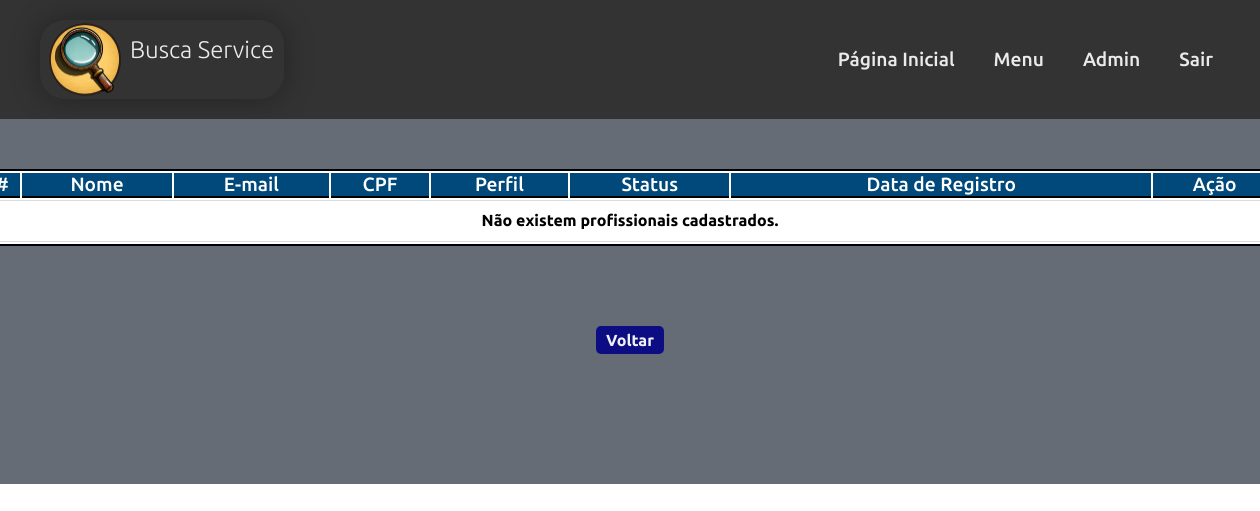
Page /app/views/usuario_admin_listprocopy.php (signed in) on the earlier database version.
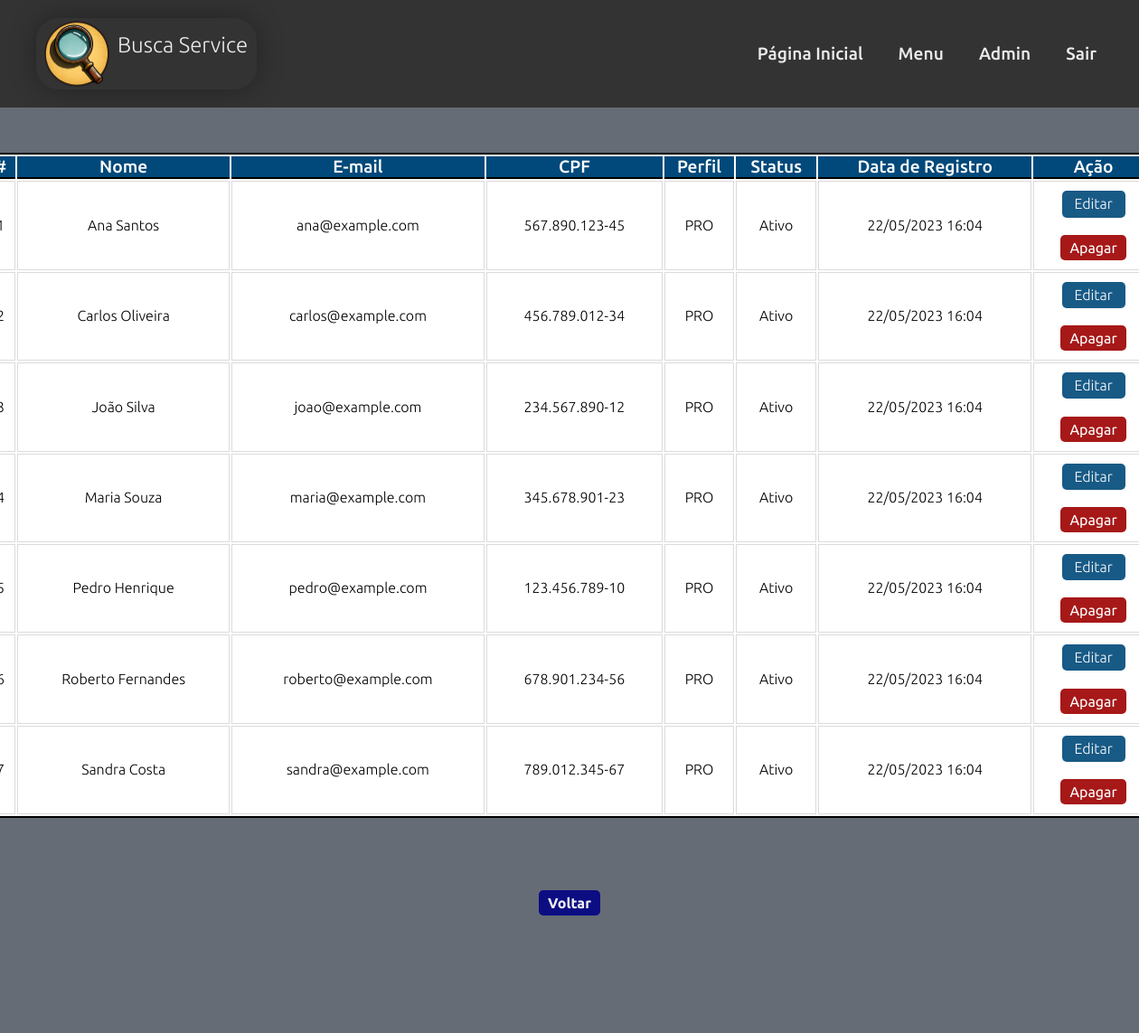
Same page on the later database version.
### tables this page shows
CREATE TABLE IF NOT EXISTS profissional(
  idpro INT(11) NOT NULL AUTO_INCREMENT,
  nome VARCHAR(45) NOT NULL,
  email VARCHAR(255) NOT NULL,
  senha VARCHAR(60) NOT NULL,
  cpf VARCHAR(14) NOT NULL,
  telefone VARCHAR(18) NOT NULL,
  telefone2 VARCHAR(18) NULL DEFAULT NULL,
  cep VARCHAR(9) NOT NULL,
  estado VARCHAR(45) NOT NULL,
  cidade VARCHAR(45) NOT NULL,
  bairro VARCHAR(45) NOT NULL,
  titulo VARCHAR(100) NOT NULL,
  descricaonegocio TEXT NOT NULL,
  fotoprin BLOB NOT NULL,
  fotosec BLOB NULL DEFAULT NULL,
  fotosec2 BLOB NULL DEFAULT NULL,
  perfil VARCHAR(3) NOT NULL DEFAULT 'PRO' COMMENT 'ADM=Administrador\\nPRO=Profissional\\nCLI=Cliente',
  status TINYINT(1) NOT NULL DEFAULT 1 COMMENT '\"0\" = Inativo / \"1\" = Ativo',
  dataregpro DATETIME NOT NULL DEFAULT CURRENT_TIMESTAMP(),
  PRIMARY KEY (idpro)
  );

### app/views/usuario_admin_listprocopy.php (the view, shortened to what this page needs)
<?php
require_once 'layouts/site/header.php';
$dbh = Conexao::getInstance();
$query = "SELECT * FROM `busca_service`.`profissional` ORDER BY perfil, nome";
$stmt = $dbh->prepare($query);
$stmt->execute();
$rows = $stmt->fetchAll(PDO::FETCH_ASSOC);
?>
<body>
    <?php require_once 'layouts/admin/menu.php'; ?>
    <main class="bg_form">
        <div class="main_opc">
            <div class="main_stage">
                <div class="main_stage_content">
                    <article>
                        <header>
                            <table border="0" width="1300px" class="table">
                                <tr>
                                    <th>#</th>
                                    <th>Nome</th>
                                    <th>E-mail</th>
                                    <th>CPF</th>
                                    <th>Perfil</th>
                                    <th>Status</th>
                                    <th>Data de Registro</th>
                                    <th>Ação</th>
                                </tr>
                                <?php
                                if ($rows) {
                                    $count = 1;
                                    foreach ($rows as $row) { ?>
                                        <tr>
                                            <td><?= $count ?></td>
                                            <td><?= $row['nome'] ?></td>
                                            <td><?= $row['email'] ?></td>
                                            <td><?= $row['cpf'] ?></td>
                                            <td><?= $row['perfil'] ?></td>
                                            <td><?= ($row['status'] == '1' ? 'Ativo' : 'Inativo') ?></td>
                                            <td><?= date('d/m/Y H:i', strtotime($row['dataregpro'])) ?></td>
                                            <td>
                                                <a href="usuario_admin_updpro.php?idpro=<?= $row['idpro'] ?>" class="btn" id="edit">Editar</a>
                                                <form action="" method="post">
                                                    <button class="btn" name="botao" id="delete" value="deletar" onclick="return confirm('Deseja excluir o profissional?');">Apagar</button>
                                                </form>
                                            </td>
                                        </tr>
                                    <?php $count++;
                                    }
                                } else { ?>
                                    <tr>
                                        <td colspan="8"><strong>Não existem profissionais cadastrados.</strong></td>
                                    </tr>
                                <?php } ?>
                            </table>
                        </header>
                    </article>
                    <article>
                        <header>
                            <h2><a href="gerenciamento_admin_list.php" class="btn_volta">Voltar</a></h2>
                        </header>
                    </article>
                </div>
            </div>
    </main>
</body>
</html>

### app/views/layouts/site/header.php (shortened to what this page needs)
<!DOCTYPE html>
<html lang="pt-br">
<head>
    <link rel="stylesheet" href="assets/css/boot.css" type="text/css">
    <link rel="stylesheet" href="assets/css/style.css" type="text/css">
    <link rel="stylesheet" href="assets/css/fonticon.css" type="text/css">
    <link rel="stylesheet" href="assets/css/login.css" type="text/css">
    <link rel="stylesheet" href="assets/css/lista.css" type="text/css">
    <link rel="stylesheet" href="assets/css/formulario.css" type="text/css">
    <link rel="stylesheet" href="assets/css/footer_links.css" type="text/css">
    <link rel="stylesheet" href="assets/css/contato.css" type="text/css">
    <link rel="stylesheet" href="assets/css/resultado.css" type="text/css">
    <link rel="stylesheet" href="assets/css/perfil_cli.css" type="text/css">
    <link href="assets/css/modal.css" rel="stylesheet">
</head>
<body>

### app/views/layouts/admin/menu.php (shortened to what this page needs)
<!DOCTYPE html>
<html lang="pt-br">
<head>
    <link rel="stylesheet" href="assets/css/boot.css" type="text/css">
    <link rel="stylesheet" href="assets/css/style.css" type="text/css">
    <link rel="stylesheet" href="assets/css/fonticon.css" type="text/css">
    <link rel="stylesheet" href="assets/css/login.css" type="text/css">
    <link rel="stylesheet" href="assets/css/lista.css" type="text/css">
    <link rel="stylesheet" href="assets/css/formulario.css" type="text/css">
    <link href="assets/css/modal.css" rel="stylesheet">
</head>
<body>
    <section>
        <header class="navbar">
            <div class="main-navbar">
                <a class="main-navbar-logo-nome" href="index.php">
                    <img class="imagem " src="assets/img/logo.png" alt="Busca Service" title="Busca Service" width="80">
                    <h1 class="nomesite">Busca Service</h1>
                </a>
                <nav>
    <ul class="navmenu">
        <li><a href="index.php">Página Inicial</a></li>
        <?php
        if (isset($_SESSION['usuario']) && $_SESSION['usuario']['perfil'] == 'ADM') {
            echo "<li><a href='usuario_admin.php'>Menu</a></li>";
            $nomeConta = $_SESSION['usuario']['nome'];
            echo "<li><a href='usuario_admin.php'>$nomeConta</a></li>";
            echo "<li><a href='logout.php'>Sair</a></li>";
        }
        ?>
    </ul>
</nav>
            </div>
        </header>
    </section>

### app/views/assets/css/boot.css (style rules this page uses)
* { padding: 0; margin: 0; box-sizing: border-box; text-decoration: none; font-size: 1em; font-family: 'Ubuntu', sans-serif; }

### app/views/assets/css/style.css (style rules this page uses)
html { height: 100%; min-height: 100%; }
body { display: flex; flex-direction: column; min-height: 100%; }
.main-navbar { display: flex; justify-content: space-between; padding: 20px 40px; background-color: #333333; align-items: center; flex-direction: row; flex-wrap: wrap; gap: 30px; }
.main-navbar-logo-nome { display: flex; align-items: center; text-decoration: none; color: #ebebeb; border-radius: 25px; -webkit-box-shadow: 0px 0px 31px 0px rgba(0, 0, 0, 0.33); -moz-box-shadow: 0px 0px 31px 0px rgba(0, 0, 0, 0.33); box-shadow: 0px 0px 31px 0px rgba(0, 0, 0, 0.33); transition: transform 0.3s ease; }
.nomesite { font-size: 1.5em; font-weight: 300; margin-right: 10px; }
.imagem { border: 0px solid black; margin-right: 5px; margin-left: 5px; }
.navmenu { list-style: none; display: flex; gap: 25px; font-weight: 500; }
.navmenu li { display: flex; align-items: center; }
.navmenu a { font-size: 1.2em; text-decoration: none; color: #ebebeb; padding: 7px; border-radius: 5px; transition: all 0.5s ease; }

### app/views/assets/css/lista.css (style rules this page uses)
.main_stage { width: 100%; }
.main_stage .main_stage_content { display: flex; max-width: 1300px; margin: 30px auto; display: flex; flex-wrap: wrap; padding: 20px 0; flex-basis: 100%; text-align: center; font-weight: 300; justify-content: center; }
.table { border: 2px solid black; background-color: #fff; }
.table tr th { font-weight: 500; font-size: 1.2em; background-color: rgb(0, 73, 122); color: #fff; border-bottom: 2px solid black; }
.table td { padding-bottom: 10px; padding-top: 10px; padding-left: 5px; padding-right: 5px; line-height: 1.2; border: 1px solid #dbdbdb; border-top: 1px solid #dbdbdb; background-color: #fff; }
.btn { margin: 0 auto; border-radius: 5px; border: none; color: #fff; padding: 5px 10px; opacity: 0.9; display: flex; align-items: center; }
#edit { display: flex; justify-content: center; background-color: rgb(0, 73, 122); width: 70px; }
#delete { background-color: rgb(158, 0, 0); }
.btn_volta { margin: 10vh auto; background-color: rgb(3, 3, 133); border-radius: 5px; border: none; color: #fff; padding: 5px 10px; opacity: 0.9; display: flex; align-items: center; }

### app/views/assets/css/formulario.css (style rules this page uses)
.bg_form { background-color: #656c75; }

### app/views/assets/css/perfil_cli.css (style rules this page uses)
h1 { font-size: 24px; margin-bottom: 20px; }

Differences in the rows shown:
added profissional: nome "Ana Santos", email "ana@example.com", cpf "567.890.123-45", perfil "PRO", status "Ativo", dataregpro "22/05/2023 16:04"
added profissional: nome "Carlos Oliveira", email "carlos@example.com", cpf "456.789.012-34", perfil "PRO", status "Ativo", dataregpro "22/05/2023 16:04"
added profissional: nome "João Silva", email "joao@example.com", cpf "234.567.890-12", perfil "PRO", status "Ativo", dataregpro "22/05/2023 16:04"
added profissional: nome "Maria Souza", email "maria@example.com", cpf "345.678.901-23", perfil "PRO", status "Ativo", dataregpro "22/05/2023 16:04"
added profissional: nome "Pedro Henrique", email "pedro@example.com", cpf "123.456.789-10", perfil "PRO", status "Ativo", dataregpro "22/05/2023 16:04"
added profissional: nome "Roberto Fernandes", email "roberto@example.com", cpf "678.901.234-56", perfil "PRO", status "Ativo", dataregpro "22/05/2023 16:04"
added profissional: nome "Sandra Costa", email "sandra@example.com", cpf "789.012.345-67", perfil "PRO", status "Ativo", dataregpro "22/05/2023 16:04"
Other differences:
text no longer shown: "Não existem profissionais cadastrados."
